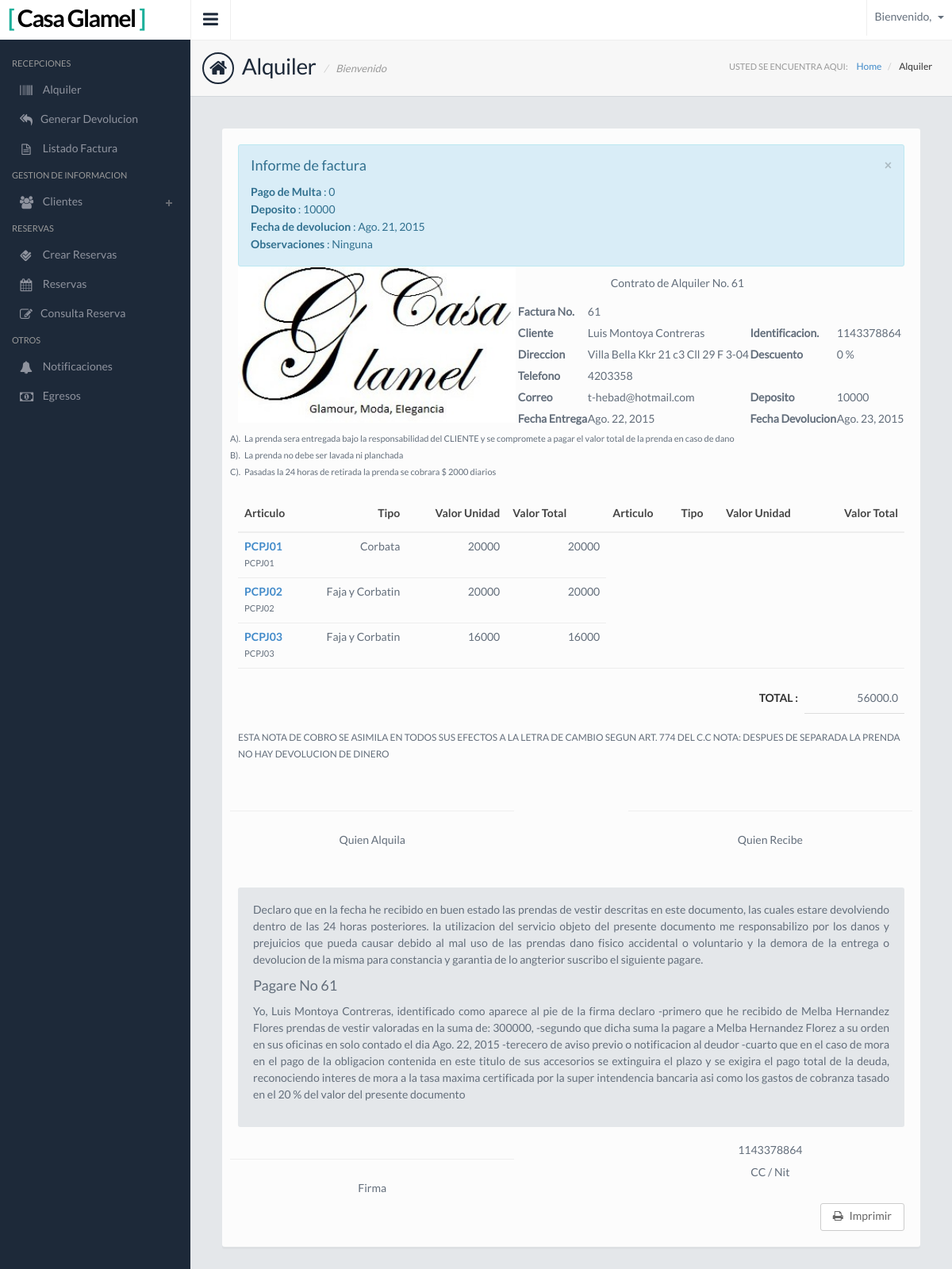
/Alquiler-Factura/61/, run on the app's committed database.
### Apps/Alquiler/models.py (models this page shows, shortened)
class Alquiler(models.Model):
    cliente = models.ForeignKey(Cliente)
    vendedor = models.CharField(max_length=50,blank=True)
    fecha_entrega = models.DateField()
    fecha_devolucion = models.DateField()
    devuelto = models.BooleanField(default=False)
    deposito = models.IntegerField()
    observaciones = models.TextField()
    fecha_devolucion_dia = models.DateField(blank=True,null=True)
    multa = models.IntegerField(blank=True,null=True)
    descuento = models.IntegerField(default=0, blank=True, null=True,
                                    validators=[
                                        MaxValueValidator(100),
                                        MinValueValidator(0)
                                    ])

class Alquiler_Detail(models.Model):
    articulo = models.ForeignKey(Articulo)
    alquiler = models.ForeignKey(Alquiler)
    gratis = models.BooleanField(default=False)
    precio = models.IntegerField()

### Apps/GestionInf/models.py (models this page shows, shortened)
class Cliente(models.Model):
    full_nombre = models.CharField(max_length=100)
    identificacion = models.IntegerField()
    direccion = models.CharField(max_length=100)
    telefono = models.IntegerField()
    correo = models.CharField(max_length=100)
    peligroso = models.BooleanField(default=False)
    numeros_compras = models.IntegerField(default=0,blank=True, null=True)

### Apps/Inventario/models.py (models this page shows, shortened)
class Articulo(models.Model):
    categoria_idcategoria = models.ForeignKey(Categoria)
    nombre_tipo = models.ForeignKey(Tipo)
    nombre_estado = models.ForeignKey(Estado)
    nombre_estado_ropa = models.ForeignKey(Estado_Ropa)
    color = models.ForeignKey(Color)
    nuevo = models.BooleanField(default=False)
    referencia = models.CharField(max_length=45)
    descripcion = models.CharField(max_length=100)
    fechaingreso = models.DateField()
    fechautil = models.DateField()
    precio_original = models.IntegerField()
    precio = models.IntegerField()
    ubicacion = models.CharField(max_length=45)
    talla = models.ForeignKey(Talla)

class Tipo(models.Model):
    nombre_tipo = models.CharField(max_length=50)
    def __str__(self):
        return self.nombre_tipo

### Apps/Alquiler/views.py (the view, shortened to what this page needs)
# urls.py: url(r'Alquiler-Factura/(?P<pk>[0-9]+)/$', Alquiler_Factura.as_view(), name='Alquiler_Factura'),
class Alquiler_Factura(LoginRequiredMixin,DetailView):
    model = Alquiler
    login_url = '/'
    context_object_name = 'alquiler'
    template_name = 'ModuloRecepcionista/Alquiler/AlquilerDetailTemplate/alquiler_factura_form.html'
    def get_context_data(self, **kwargs):
        cotext = super(Alquiler_Factura,self).get_context_data(**kwargs)
        alquiler_detail_suma = Alquiler_Detail.objects.filter(alquiler=self.get_object().pk)
        cotext['alquiler_detail'] = alquiler_detail_suma
        alquiler_parte_dos = []
        alquiler_parte_uno = []
        contador = 0
        for recorrido_alquiler in alquiler_detail_suma:
            if contador%2 == 0 :
                alquiler_parte_uno.append(recorrido_alquiler)
            else:
                alquiler_parte_dos.append(recorrido_alquiler)
            contador = contador+1
        cotext['alquiler_parte_uno']=alquiler_parte_uno
        cotext['alquiler_parte_dos']=alquiler_parte_dos
        suma = 0
        suma_original = 0
        for alquiler in alquiler_detail_suma:
            suma=alquiler.precio+suma
            suma_original=suma_original+alquiler.articulo.precio_original
        suma = suma-(suma*self.get_object().descuento/100)
        cotext['suma'] = suma
        cotext['suma_original'] = suma_original
        return cotext

### templates/ModuloRecepcionista/Alquiler/AlquilerDetailTemplate/alquiler_factura_form.html (shortened to what this page needs)
{% extends "base_2.html" %}
{% load static from staticfiles %}
{% block link%} <link href="{% static 'css/jquery.datatables.css' %}" rel="stylesheet">
 {%endblock%}
{% block page %} Alquiler {% endblock %}
{% block page2 %} Alquiler {% endblock %}
{% block contenido%}
     <div class="contentpanel">
      <div class="panel panel-default">
        <div class="panel-body">
            <div class="row">
                <div class="col-sm-12">
                    {% if alquiler.devuelto%}
                        <div class="alert alert-info fade in nomargin">
                            <button type="button" class="close" data-dismiss="alert" aria-hidden="true">&times;</button>
                            <h4>Informe de factura</h4>
                            <strong>Pago de Multa</strong> : {{ alquiler.multa }}<br>
                            <strong>Deposito</strong> : {{ alquiler.deposito }}<br>
                            <strong>Fecha de devolucion</strong> : {{ alquiler.fecha_devolucion_dia }} <br>
                            <strong>Observaciones</strong> : {{ alquiler.observaciones }} <br>
                        </div>
                    {% endif %}
                    <table style="width:100%">
                        <tr>
                            <td rowspan="7"><img src="{% static 'images/descarga.jpg' %}" class="img-responsive mb10" alt=""
                            height="350" width="350"/></td>
                            <th class="text-center" colspan="3"><h5>Contrato de Alquiler No. {{ alquiler.pk }}</h5></th>
                        </tr>
                        <tr>
                            <th>Factura No.</th>
                            <td>{{ alquiler.pk }}</td></tr>
                        <tr>
                            <th>Cliente</th>
                            <td>{{ alquiler.cliente.full_nombre }}</td>
                            <th>Identificacion.</th>
                            <td>{{ alquiler.cliente.identificacion }}</td>
                        </tr>
                            <tr>
                                <th>Direccion</th>
                                <td>{{ alquiler.cliente.direccion }}</td>
                                <th>Descuento</th>
                                <td>{{ alquiler.descuento }} %</td>
                            </tr>
                            <tr>
                                <th>Telefono</th>
                                <td>{{ alquiler.cliente.telefono }}</td>
                            </tr>
                            <tr>
                                <th>Correo</th>
                                <td>{{ alquiler.cliente.correo }}</td>
                                <th>Deposito</th>
                                <td>{{ alquiler.deposito }}</td>
                            </tr>
                            <tr>
                                <th>Fecha Entrega</th>
                                <td>{{ alquiler.fecha_entrega }}</td>
                                <th>Fecha Devolucion</th>
                                <td>{{ alquiler.fecha_devolucion }}</td>
                            </tr>
                    </table>
                </div>
                <div class="row">
                    <div class="col-md-12">
                        <table style="width:100%">
                            <tr>
                                <td><small>A). </small></td>
                                <td><small>La prenda sera entregada bajo la responsabilidad del CLIENTE y se compromete a pagar el valor total de la prenda en caso de dano</small></td>
                            </tr>
                            <tr>
                                <td><small>B). </small></td>
                                <td><small>La prenda no debe ser lavada ni planchada</small></td>
                            </tr>
                            <tr>
                                <td><small>C). </small></td>
                                <td><small>Pasadas la 24 horas de retirada la prenda se cobrara $ 2000 diarios</small></td>
                            </tr>
                        </table>
                    </div>
                </div>
            </div>
            <div class="table-responsive">
            <table class="table table-invoice">
            <thead>
              <tr>
                <th>Articulo</th>
                <th>Tipo</th>
                <th>Valor Unidad</th>
                <th>Valor Total</th>
                <th>Articulo</th>
                <th>Tipo</th>
                <th>Valor Unidad</th>
                <th>Valor Total</th>
              </tr>
            </thead>
            <tbody>
            {% for alquiler_detail in alquiler_detail%}
              <tr>
                <td>
                    <div class="text-primary"><strong>{{ alquiler_detail.articulo.referencia }}</strong></div>
                    <small>{{ alquiler_detail.articulo.descripcion }}</small>
                </td>
                <td>{{ alquiler_detail.articulo.nombre_tipo }}</td>
                <td>{{ alquiler_detail.precio }}</td>
                <td>{{ alquiler_detail.precio }}</td>
              </tr>
                {% endfor %}
          </table>
          </div>
            <table class="table table-total">
                <tbody>
                    <tr>
                        <td><strong>TOTAL :</strong></td>
                        <td>{{ suma }}</td>
                    </tr>
                </tbody>
            </table>
            <p class="small">ESTA NOTA DE COBRO SE ASIMILA EN TODOS SUS EFECTOS A LA LETRA DE CAMBIO SEGUN ART. 774 DEL C.C NOTA: DESPUES DE SEPARADA LA PRENDA NO HAY DEVOLUCION DE DINERO</p>
            <div class="row">
                <div class="col-lg-5">
                    <div class="row"><hr></div>
                    <div class="row"><h5 class="text-center">Quien Alquila</h5></div>
                </div>
                <div class="col-lg-2">
                </div>
                <div class="col-lg-5">
                    <div class="row"><hr></div>
                    <div class="row"><h5 class="text-center">Quien Recibe</h5></div>
                </div>
            </div>
            <div class="well">
                <p class="text-justify"> Declaro que en la fecha he recibido en buen estado las prendas de vestir descritas en este documento,
                    las cuales estare devolviendo dentro de las 24 horas posteriores. la utilizacion del servicio objeto
                    del presente documento me responsabilizo por los danos y prejuicios que pueda causar debido al mal
                    uso de las prendas dano fisico accidental o voluntario y la demora de la entrega o devolucion de la
                    misma para constancia y garantia de lo angterior suscribo el siguiente pagare.
                </p>
                <p><h4>Pagare No {{ alquiler.pk }}</h4></p>
                <p class="text-justify"> Yo, {{ alquiler.cliente.full_nombre }}, identificado como aparece al pie de la firma declaro -primero que he recibido
                    de Melba Hernandez Flores prendas de vestir valoradas en la suma de: {{ suma_original }}, -segundo que
                    dicha suma la pagare a Melba Hernandez Florez a su orden en sus oficinas en solo contado el dia {{ alquiler.fecha_entrega }}
                    -terecero de aviso previo o notificacion al deudor -cuarto que en el caso de mora en el pago de la
                    obligacion contenida en este titulo de sus accesorios se extinguira el plazo y se exigira el pago total
                    de la deuda, reconociendo interes de mora a la tasa maxima certificada por la super intendencia bancaria
                    asi como los gastos de cobranza tasado en el 20 % del valor del presente documento
                </p>
            </div>
            <div class="row">
                <div class="col-lg-5">
                    <div class="row"><hr></div>
                    <div class="row"><h5 class="text-center">Firma</h5></div>
                </div>
                <div class="col-lg-2">
                </div>
                <div class="col-lg-5">
                    <div class="row text-center">{{ alquiler.cliente.identificacion }}</div>
                    <div class="row"><h5 class="text-center">CC / Nit</h5></div>
                </div>
            </div>
            <form method="post">
            <div class="text-right btn-invoice">
                <a href="{% url 'Alquiler:Alquiler_Factura_Imprimir' alquiler.pk%}" class="btn btn-white" target="_blank"><i class="fa fa-print mr5"></i> Imprimir</a>
            </div>
            </form>
        </div>
      </div>
    </div>
{% endblock %}

### static/css/style.default.css (style rules this page uses)
body { background: #1d2939; font-family: 'LatoRegular', 'Lucida Grande', 'Lucida Sans Unicode', Helvetica, sans-serif !important; line-height: 21px; color: #636e7b; overflow: hidden; }
h1,h2,h3,h4,h5 { font-family: 'LatoRegular', 'Lucida Grande', 'Lucida Sans Unicode', Helvetica, sans-serif; }
strong { font-family: 'LatoBold'; font-weight: normal; }
.contentpanel { padding: 20px; }
.contentpanel::after { clear: both; display: block; content: ''; }
p { margin-bottom: 10px; }
.table-invoice { -moz-box-shadow: none; -webkit-box-shadow: none; box-shadow: none; border-bottom: 1px solid #eee; margin-top: 20px; }
.table-invoice thead > tr > th { background: none; }
.table-invoice thead > tr > th:last-child, .table-invoice thead > tr > th:nth-child(3), .table-invoice thead > tr > th:nth-child(2) { text-align: right; }
.table-invoice tbody > tr > td:last-child, .table-invoice tbody > tr > td:nth-child(3), .table-invoice tbody > tr > td:nth-child(2) { width: 15%; text-align: right; }
.table-total { -moz-box-shadow: none; -webkit-box-shadow: none; box-shadow: none; float: right; }
.table-total > tbody > tr > td { border: 0; }
.table-total > tbody > tr > td:last-child { border-bottom: 1px solid #ddd; width: 15%; text-align: right; }
.table-total > tbody > tr > td:first-child { text-align: right; color: #333; }
.mb10 { margin-bottom: 10px; }
.mr5 { margin-right: 5px; }
.nomargin { margin: 0; }

### data on the page
Alquiler: multa "0", deposito "10000", fecha_devolucion_dia "Ago. 21, 2015", observaciones "Ninguna", pk "61", cliente.full_nombre "Luis Montoya Contreras", cliente.identificacion "1143378864", cliente.direccion "Villa Bella Kkr 21 c3 Cll 29 F 3-04", descuento "0", cliente.telefono "4203358", cliente.correo "t-hebad@hotmail.com", fecha_entrega "Ago. 22, 2015", fecha_devolucion "Ago. 23, 2015"
Alquiler_Detail: articulo.referencia "PCPJ01", articulo.descripcion "PCPJ01", articulo.nombre_tipo "Corbata", precio "20000"
Alquiler_Detail: articulo.referencia "PCPJ02", articulo.descripcion "PCPJ02", articulo.nombre_tipo "Faja y Corbatin", precio "20000"
Alquiler_Detail: articulo.referencia "PCPJ03", articulo.descripcion "PCPJ03", articulo.nombre_tipo "Faja y Corbatin", precio "16000"

### other printed values
{{ suma }} "56000.0"
{{ suma_original }} "300000"
